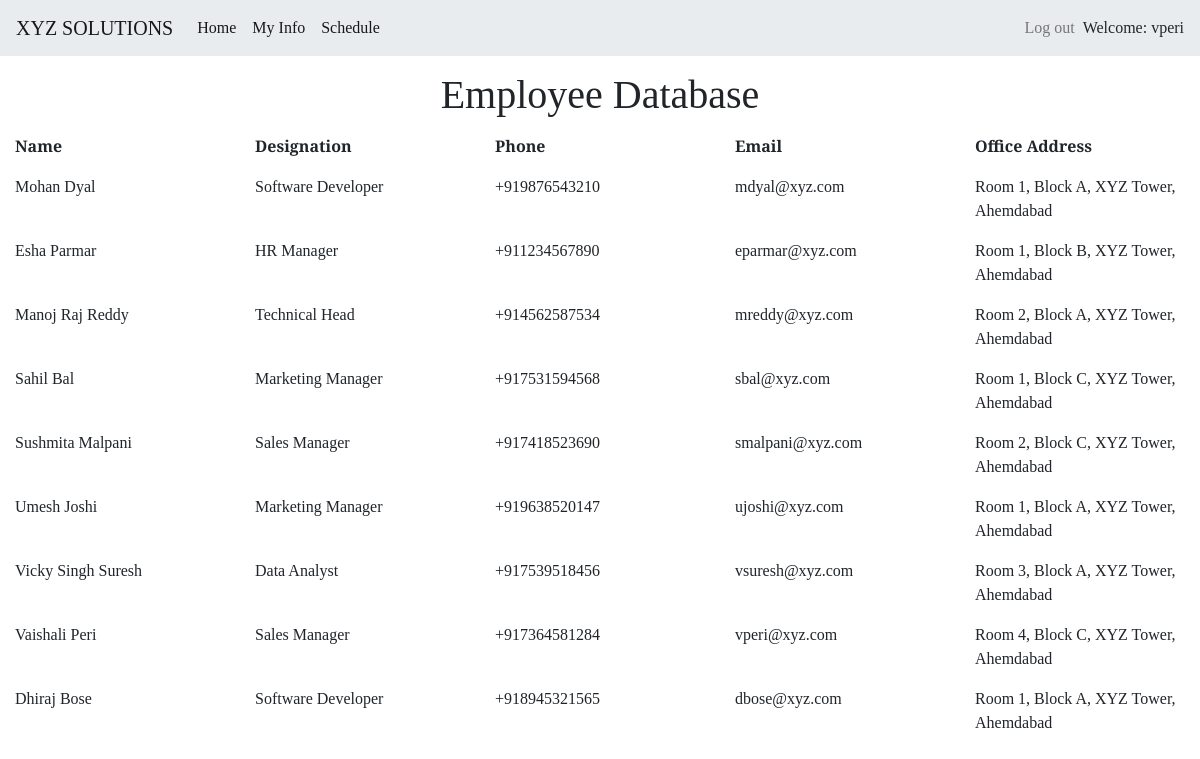
The app's page /accounts/profile/employdata (signed in), older data.
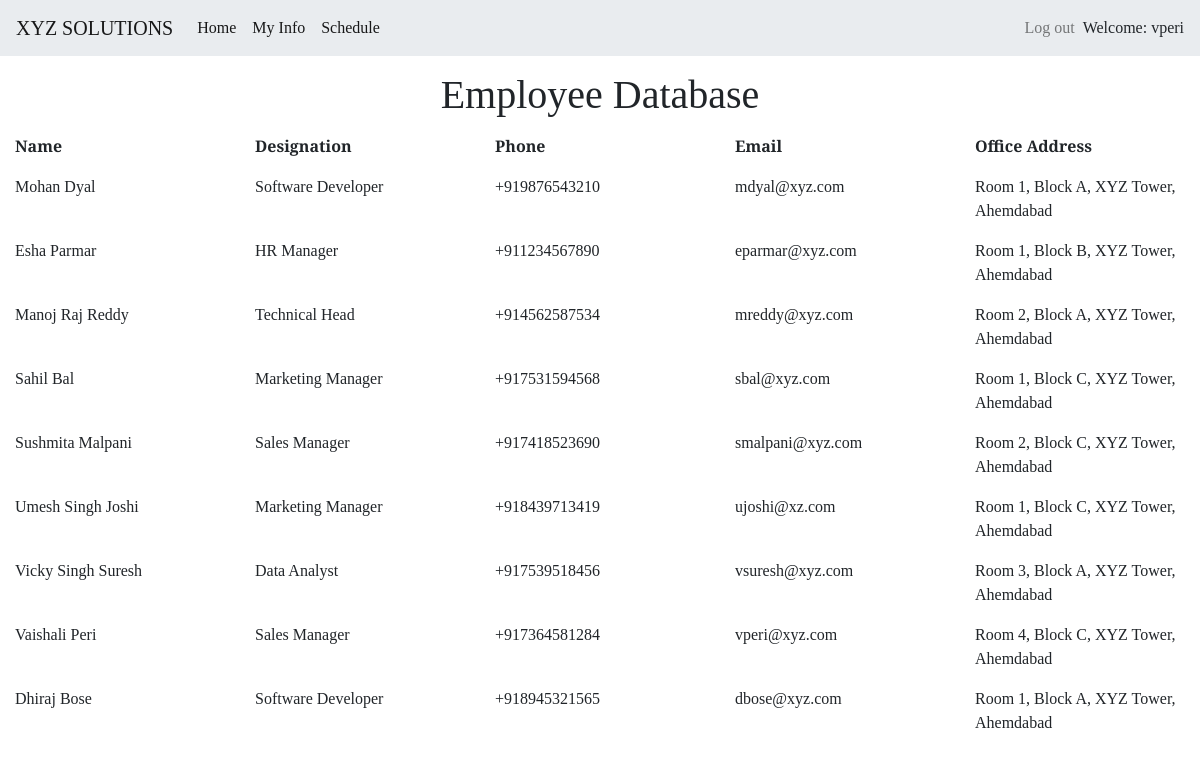
The same page, newer data.
### firstapp/models.py (models this page shows, shortened)
class EmployeeInfo(models.Model):
    user = models.OneToOneField(User, on_delete=models.CASCADE)
    designation = models.CharField(max_length=150)
    phone = PhoneNumberField(null=False, blank=False, unique=True)
    office_address = models.CharField(max_length=255)

### firstapp/views.py (the view)
# urls.py: path('accounts/profile/employdata', views.EmView, name='emdata'),
@login_required(login_url="/")
def EmView(request):
    all_emp_details = EmployeeInfo.objects.all()
    context = {
        'all_emp_details': all_emp_details
    }
    return render(request, "employeedata.html", context=context)

### firstapp/templates/firstapp/employeedata.html (shortened to what this page needs)
{% extends "firstapp/base.html" %}
{% block content %}
<h1 style="text-align: center; margin: 15px 15px 15px 15px;">Employee Database</h1>
<div class = "data" style="margin: 15px 15px 0px 15px;">
<div class="row">
        <div class="col"><p><b>Name</b></p></div>
        <div class="col"><p><b>Designation</b></p></div>
        <div class="col"><p><b>Phone</b></p></div>
        <div class="col"><p><b>Email</b></p></div>
        <div class="col"><p><b>Office Address</b></p></div>
    </div>
{% for emp in all_emp_details %}
    <div class="row">
        <div class="col"><p>{{emp.user.get_full_name}}</p></div>
        <div class="col"><p>{{emp.designation}}</p></div>
        <div class="col"><p>{{emp.phone}}</p></div>
        <div class="col"><p>{{emp.user.email}}</p></div>
        <div class="col"><p>{{emp.office_address}}</p></div>
      </div>
    {% endfor %}
</div>
{% endblock %}

Row changes from the older to the newer data that the page shows:
changed EmployeeInfo: user.get_full_name "Umesh Joshi" → "Umesh Singh Joshi"; phone "+919638520147" → "+918439713419"; user.email "ujoshi@xyz.com" → "ujoshi@xz.com"; office_address "Room 1, Block A, XYZ Tower, Ahemdabad" → "Room 1, Block C, XYZ Tower, Ahemdabad"
